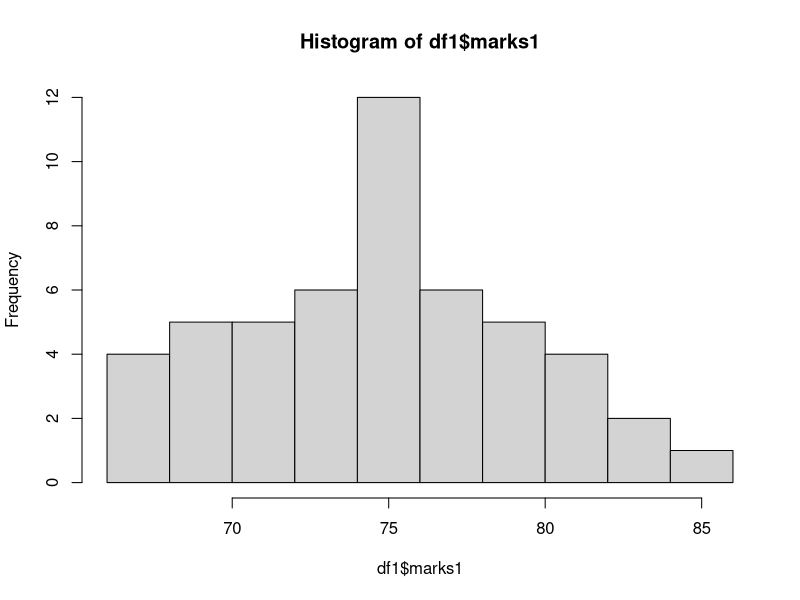
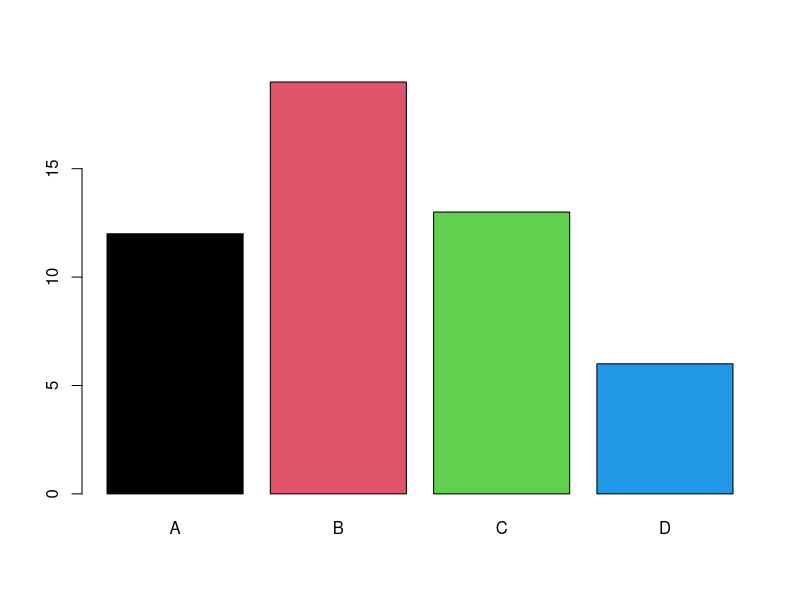
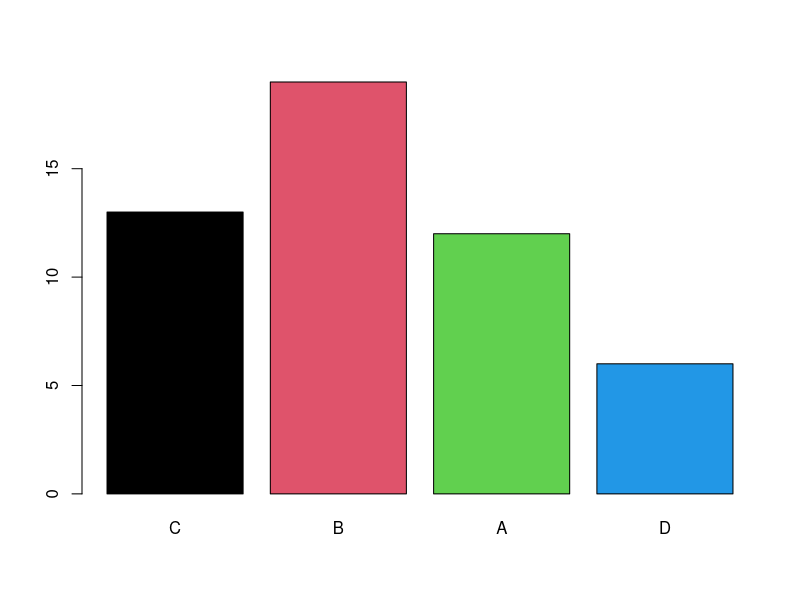

Write R code to recreate these figures, in order.
#Data Frame in R

#A data frame is a table or a two-dimensional array-like structure in which each column contains values of one variable and each row contains one set of values from each column. ... The data stored in a data frame can be of numeric, factor or character type.

mtcars
class(mtcars)

#lets us create a DF of 50 students
sizeN=50
#rollno, name, gender, grade, marks1, marks2
(rollno = 1:50)
(name = paste('Student', 101:150, sep='_'))
sex = c('M','F')
(gender = sample(x=sex, size=sizeN, replace=T, prob=c(.6,.4)))
table(gender)
(courses = c('BBA', 'MBA'))
(course = sample(x=courses, size=sizeN, replace=T, prob=c(.4,.6)))
table(course)
prop.table(table(course))
(gradetypes = LETTERS[1:4])
(grades = sample(x=gradetypes, size=sizeN, replace=T, prob=c(.2,.3,.4, .1)))
table(grades)
(marks1 = trunc(rnorm(n=sizeN, mean=75, sd=5 ))) 
(marks2 = trunc(runif(n=sizeN, min=60, max=95 ))) 

vectorList = list (rollno, name, gender, course, grades, marks1, marks2)
mapply(length, vectorList)  #all are of length 50

#df
df1 = data.frame(rollno, name, gender, course, grades, marks1, marks2)
head(df1) #first 6
tail(df1,n=5)  #last 5 
class(df1)  #dataframe
summary(df1)  #summarys
str(df1)  #structure of data
attributes(df1)
names(df1) # names of cols
dim(df1) # dimensions 50 * 6
length(df1)  #no of columns

#selected 
df1[1:4, 1:5]
df1[1:5, c('rollno', 'name', 'gender')]
df1[1:5, c(1,2,3,5,6)]
hist(df1$marks1)
df1[df1$gender == 'M', c('rollno', 'name','gender')]
df1[df1$gender == 'M' & df1$marks1 > 80, c('rollno', 'name','gender')]
df1[df1$gender == 'M' & df1$marks1 > 80, c('rollno', 'name','gender','marks1','marks2')]#mycodeAshwin
df1[df1$grades %in% c('A','C') & df1$marks2 > 80 & df1$marks1 < 75, c('rollno', 'name','gender', 'grades', 'marks1', 'marks2')]  #& is for and and | is for 'or'
df1[df1$grades %in% c('A','C') & df1$marks2 > 80 | df1$marks1 < 75, c('rollno', 'name','gender', 'grades', 'marks1', 'marks2')]
#summary
aggregate(df1$marks1, by= list(df1$gender), FUN=max)
aggregate(cbind(marks1, marks2) ~ gender + course , data=df1, FUN=mean)

#other
df1[order(df1$marks1),] #sort by marks1
df1[order(df1$gender, df1$marks1),] #sort by gender marks1

#factors
(genderF = factor(gender))  #nominal data
summary(genderF)
summary(gender)
(courseF = factor(course))  #course data
summary(courseF)
(gradesOF = factor(grades, ordered=T, levels = c('C','B','A','D')))
#D is highest
summary(gradesOF)
barplot(table(grades), col=1:4)
barplot(table(gradesOF), col=1:4)

summary(df1)

df2 = data.frame(rollno, name, genderF, courseF, gradesOF, marks1, marks2)
summary(df2)
#see the summary statistics
